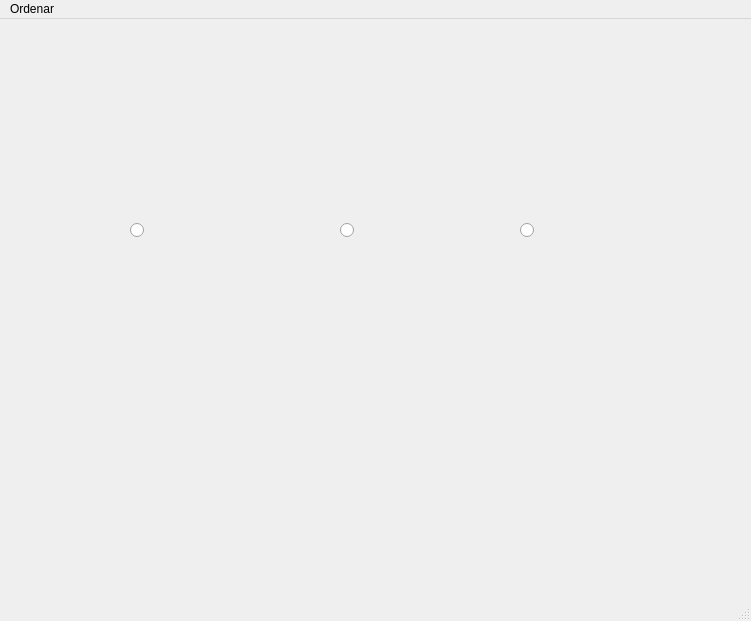
<?xml version="1.0" encoding="UTF-8"?>
<ui version="4.0">
 <class>MainWindow</class>
 <widget class="QMainWindow" name="MainWindow">
  <property name="geometry">
   <rect>
    <x>0</x>
    <y>0</y>
    <width>751</width>
    <height>621</height>
   </rect>
  </property>
  <property name="windowTitle">
   <string>Filtrar</string>
  </property>
  <widget class="QWidget" name="centralwidget">
   <widget class="QLabel" name="label">
    <property name="geometry">
     <rect>
      <x>0</x>
      <y>0</y>
      <width>751</width>
      <height>561</height>
     </rect>
    </property>
    <property name="text">
     <string/>
    </property>
    <property name="pixmap">
     <pixmap>../Imgs/filtros.png</pixmap>
    </property>
    <property name="scaledContents">
     <bool>true</bool>
    </property>
   </widget>
   <widget class="QPushButton" name="pushButton">
    <property name="geometry">
     <rect>
      <x>680</x>
      <y>500</y>
      <width>51</width>
      <height>51</height>
     </rect>
    </property>
    <property name="cursor">
     <cursorShape>PointingHandCursor</cursorShape>
    </property>
    <property name="text">
     <string/>
    </property>
    <property name="flat">
     <bool>true</bool>
    </property>
   </widget>
   <widget class="QRadioButton" name="estado">
    <property name="geometry">
     <rect>
      <x>130</x>
      <y>200</y>
      <width>91</width>
      <height>22</height>
     </rect>
    </property>
    <property name="text">
     <string/>
    </property>
   </widget>
   <widget class="QRadioButton" name="cidade">
    <property name="geometry">
     <rect>
      <x>340</x>
      <y>200</y>
      <width>91</width>
      <height>22</height>
     </rect>
    </property>
    <property name="text">
     <string/>
    </property>
   </widget>
   <widget class="QRadioButton" name="bairro">
    <property name="geometry">
     <rect>
      <x>520</x>
      <y>200</y>
      <width>91</width>
      <height>22</height>
     </rect>
    </property>
    <property name="text">
     <string/>
    </property>
   </widget>
   <widget class="QLineEdit" name="local">
    <property name="geometry">
     <rect>
      <x>170</x>
      <y>240</y>
      <width>411</width>
      <height>41</height>
     </rect>
    </property>
    <property name="font">
     <font>
      <pointsize>14</pointsize>
     </font>
    </property>
    <property name="styleSheet">
     <string notr="true">background-color: rgba(255, 255, 255, 0);</string>
    </property>
    <property name="frame">
     <bool>false</bool>
    </property>
   </widget>
   <widget class="QLineEdit" name="ano">
    <property name="geometry">
     <rect>
      <x>170</x>
      <y>450</y>
      <width>411</width>
      <height>31</height>
     </rect>
    </property>
    <property name="font">
     <font>
      <pointsize>14</pointsize>
     </font>
    </property>
    <property name="styleSheet">
     <string notr="true">background-color: rgba(255, 255, 255, 0);</string>
    </property>
    <property name="frame">
     <bool>false</bool>
    </property>
   </widget>
  </widget>
  <widget class="QStatusBar" name="statusbar"/>
  <widget class="QMenuBar" name="menuBar">
   <property name="geometry">
    <rect>
     <x>0</x>
     <y>0</y>
     <width>751</width>
     <height>31</height>
    </rect>
   </property>
   <widget class="QMenu" name="menuOrdenar">
    <property name="title">
     <string>Ordenar</string>
    </property>
    <addaction name="separator"/>
    <addaction name="actionpedidos"/>
    <addaction name="actionPor_valor_gasto"/>
   </widget>
   <addaction name="menuOrdenar"/>
  </widget>
  <action name="ordena_pedidos">
   <property name="text">
    <string>Por pedidos</string>
   </property>
  </action>
  <action name="ord_valor">
   <property name="text">
    <string>Por valor gasto</string>
   </property>
  </action>
  <action name="actionPedidos">
   <property name="text">
    <string>Pedidos</string>
   </property>
  </action>
  <action name="actionpedidos">
   <property name="text">
    <string>Por pedidos</string>
   </property>
  </action>
  <action name="actionPor_valor_gasto">
   <property name="text">
    <string>Por valor gasto</string>
   </property>
  </action>
 </widget>
 <resources/>
 <connections/>
</ui>
